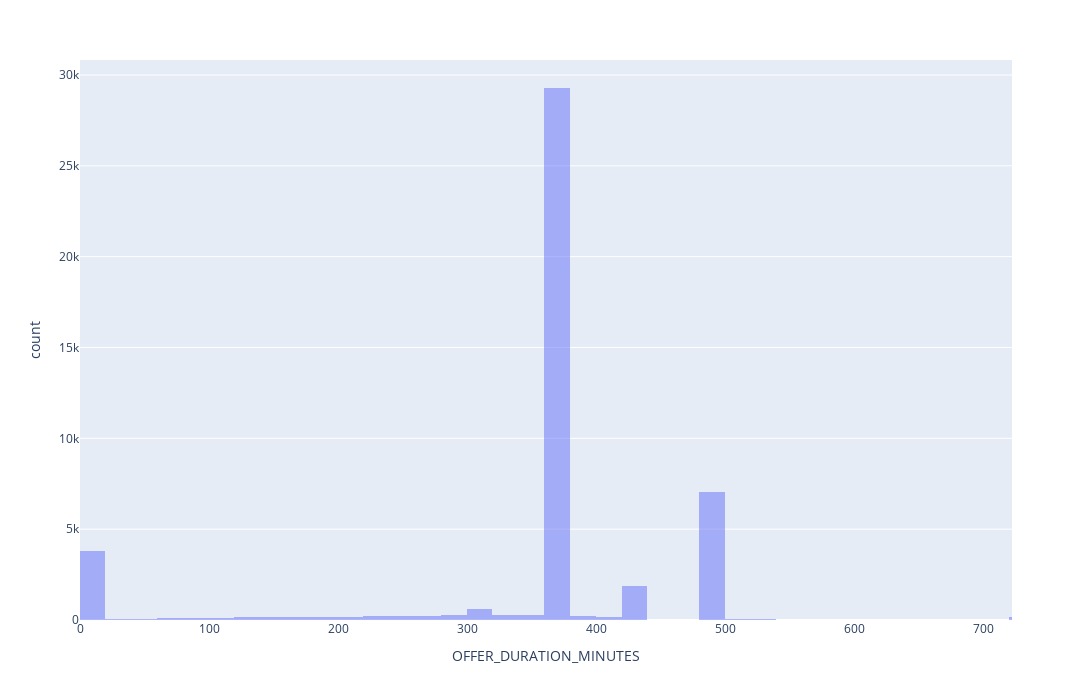

Notebook source saved alongside this figure:
### Code cell
fig = px.histogram(data, x="OFFER_DURATION_MINUTES", hover_data=data.columns, width=1200, height=700, barmode="overlay", range_x=(0,722), nbins=int(data["OFFER_DURATION_MINUTES"].max()/10))
fig.show()

### Figure 1 — Plotly figure (JSON) as saved in the notebook; plotly's stock layout.template omitted (floating-point values rounded to 4 significant figures; data arrays with more than 128 entries replaced by an {"elided": "..."} marker saying what was removed)
{"data": [{"alignmentgroup": "True", "bingroup": "x", "hovertemplate": "OFFER_DURATION_MINUTES=%{x}<br>count=%{y}<extra></extra>", "legendgroup": "", "marker": {"color": "#636efa", "opacity": 0.5, "pattern": {"shape": ""}}, "name": "", "nbinsx": 628, "offsetgroup": "", "orientation": "v", "showlegend": false, "type": "histogram", "x": {"elided": "45833 int values"}, "xaxis": "x", "yaxis": "y"}], "layout": {"barmode": "overlay", "height": 700, "legend": {"tracegroupgap": 0}, "margin": {"t": 60}, "width": 1200, "xaxis": {"anchor": "y", "domain": [0, 1], "range": [0, 722], "title": {"text": "OFFER_DURATION_MINUTES"}}, "yaxis": {"anchor": "x", "domain": [0, 1], "title": {"text": "count"}}}}
